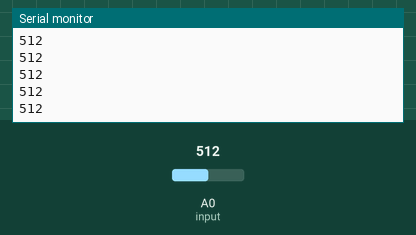
Recording of a sketch running on a simulated Arduino Uno, built with avr-gcc and run on an emulated ATmega328P. Parts: the last lines printed to the serial monitor. Inputs (shaded band) come from the test bench; at power-on: A0 (input) = 512.

Above: at 1.2 s.
1.3 s: A0 (input) set to 716
At 1.32 s:
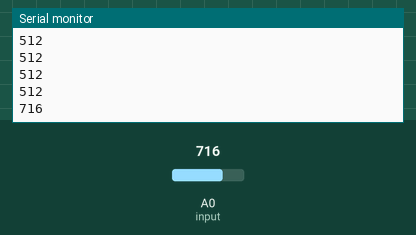
2.8 s: A0 (input) set to 900
At 2.83 s:
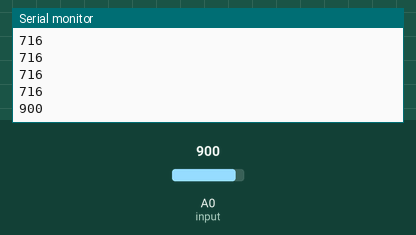
Timing chart, 0 to 5.8 s (numbered marks = the images above; inputs shaded):
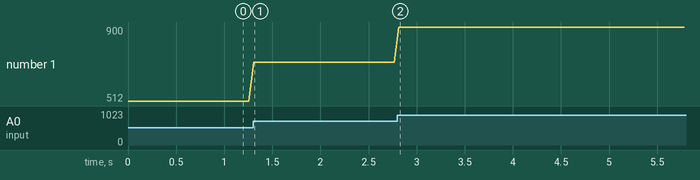

The sketch:

water_level_basic.ino
```cpp
//Water level sensor , test

int input = 0;
void setup() {

  Serial.begin(9600);

}

void loop() {

  Serial.println(analogRead(input));

  delay(50);
}
```

Measured:
- after the input at 1.3 s, the serial monitor: prints a new line at once (image 1)
- after the input at 2.8 s, the serial monitor: prints a new line at once (image 2)
- plotted number 1: 512 → 716 after the input at 1.3 s, 716 → 900 after the input at 2.8 s
